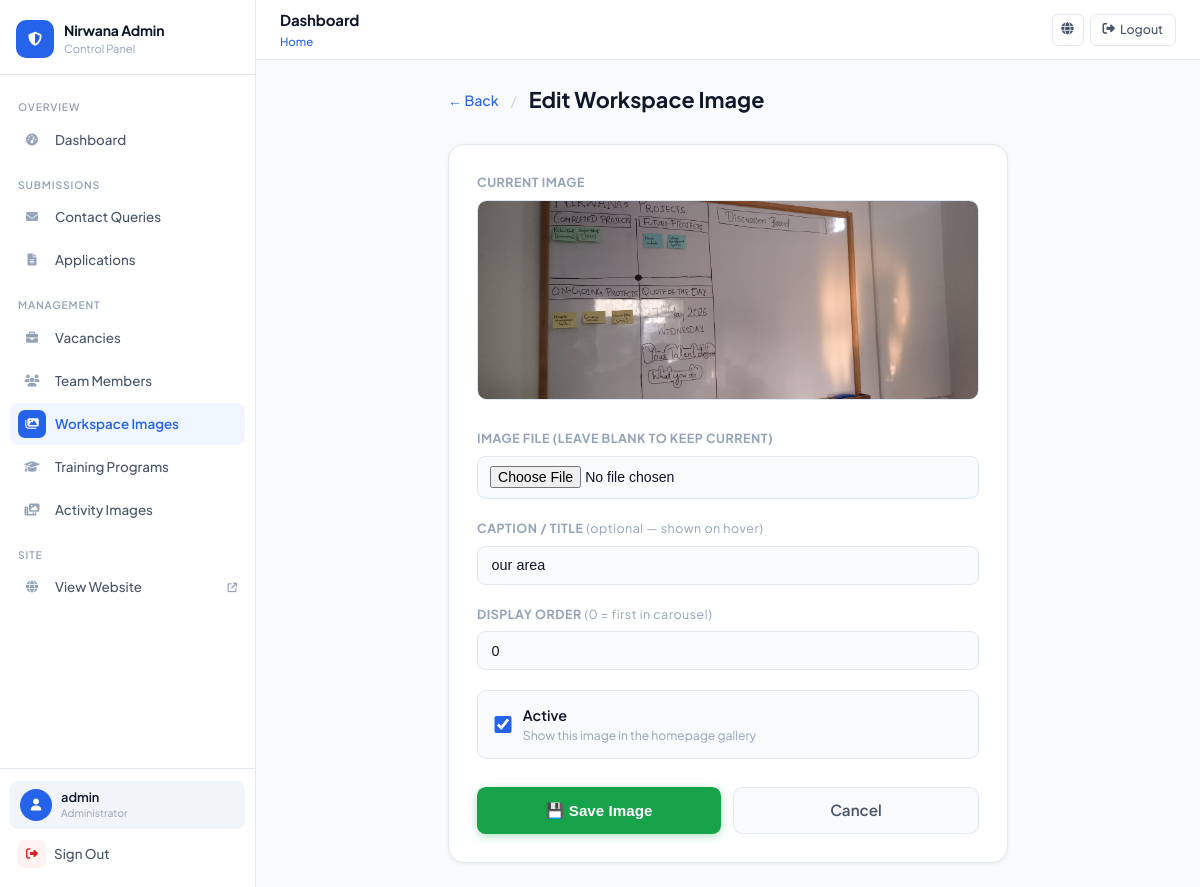
/myadmin/workspace/1/edit/ (signed in), run on the app's committed database.
### app1/models.py (models this page shows, shortened)
class WorkspaceImage(models.Model):
    title       = models.CharField(max_length=200, blank=True, help_text="Optional caption shown on hover")
    image       = models.ImageField(upload_to='workspace/')
    order       = models.PositiveIntegerField(default=0, help_text="Lower = appears first")
    is_active   = models.BooleanField(default=True)
    uploaded_at = models.DateTimeField(auto_now_add=True)
    class Meta:
        ordering = ['order', 'uploaded_at']
        verbose_name = 'Workspace Image'
        verbose_name_plural = 'Workspace Images'

### app1/views.py (the view, shortened to what this page needs)
# urls.py: path('myadmin/workspace/<int:pk>/edit/',  views.admin_workspace_image_edit,   name='admin_workspace_image_edit'),
@login_required(login_url='admin_login')
@user_passes_test(is_admin, login_url='admin_login')
def admin_workspace_image_edit(request, pk):
    img = get_object_or_404(WorkspaceImage, pk=pk)
    return render(request, 'app1/admin/workspace_image_form.html', {'action': 'Edit', 'img': img})

### app1/views.py (called while the page is built)
def is_admin(user):
    return user.is_authenticated and user.is_staff

### app1/templates/app1/admin/workspace_image_form.html (shortened to what this page needs)
{% extends 'app1/admin/base.html' %}
{% block content %}
<div style="max-width:560px;margin:0 auto">
  <div style="display:flex;align-items:center;gap:0.75rem;margin-bottom:1.75rem">
    <a href="{% url 'admin_workspace_images' %}"
       style="color:#2563EB;text-decoration:none;font-size:0.88rem;font-weight:500">
      ← Back
    </a>
    <span style="color:#CBD5E1">/</span>
    <h1 style="font-size:1.35rem;font-weight:700;color:#0F172A">{{ action }} Workspace Image</h1>
  </div>
  <form method="post" enctype="multipart/form-data"
        style="background:#fff;border:1px solid #E2E8F0;border-radius:1rem;
               padding:1.75rem;box-shadow:0 1px 4px rgba(0,0,0,0.06)">
    {% if img and img.image %}
    <div style="margin-bottom:1.5rem">
      <label style="font-size:0.78rem;font-weight:700;color:#94A3B8;
                    text-transform:uppercase;letter-spacing:.5px;display:block;margin-bottom:0.5rem">
        Current Image
      </label>
      <img src="{{ img.image.url }}" alt="current"
           style="width:100%;max-height:200px;object-fit:cover;border-radius:0.6rem;
                  border:1px solid #E2E8F0">
    </div>
    {% endif %}
    <div style="margin-bottom:1.25rem">
      <label style="font-size:0.78rem;font-weight:700;color:#94A3B8;
                    text-transform:uppercase;letter-spacing:.5px;display:block;margin-bottom:0.5rem">
        Image File {% if not img %}<span style="color:#DC2626">*</span>{% else %}(leave blank to keep current){% endif %}
      </label>
      <input type="file" name="image" accept="image/*"
             style="width:100%;padding:0.6rem 0.75rem;border:1px solid #E2E8F0;
                    border-radius:0.5rem;font-size:0.88rem;box-sizing:border-box;
                    background:#F8FAFC;color:#0F172A">
    </div>
    <div style="margin-bottom:1.25rem">
      <label style="font-size:0.78rem;font-weight:700;color:#94A3B8;
                    text-transform:uppercase;letter-spacing:.5px;display:block;margin-bottom:0.5rem">
        Caption / Title <span style="font-weight:400;text-transform:none">(optional — shown on hover)</span>
      </label>
      <input type="text" name="title" value="{{ img.title|default:'' }}"
             placeholder="e.g. Our Development Team"
             style="width:100%;padding:0.65rem 0.85rem;border:1px solid #E2E8F0;
                    border-radius:0.5rem;font-size:0.9rem;box-sizing:border-box;
                    background:#F8FAFC;color:#0F172A;outline:none">
    </div>
    <div style="margin-bottom:1.25rem">
      <label style="font-size:0.78rem;font-weight:700;color:#94A3B8;
                    text-transform:uppercase;letter-spacing:.5px;display:block;margin-bottom:0.5rem">
        Display Order <span style="font-weight:400;text-transform:none">(0 = first in carousel)</span>
      </label>
      <input type="number" name="order" value="{{ img.order|default:0 }}" min="0"
             style="width:100%;padding:0.65rem 0.85rem;border:1px solid #E2E8F0;
                    border-radius:0.5rem;font-size:0.9rem;box-sizing:border-box;
                    background:#F8FAFC;color:#0F172A;outline:none">
    </div>
    <label style="display:flex;align-items:center;gap:0.7rem;cursor:pointer;
                  margin-bottom:1.75rem;padding:0.85rem 1rem;
                  background:#F8FAFC;border:1px solid #E2E8F0;border-radius:0.55rem">
      <input type="checkbox" name="is_active"
             {% if img.is_active or not img %}checked{% endif %}
             style="width:1.1rem;height:1.1rem;accent-color:#2563EB">
      <div>
        <div style="font-size:0.9rem;font-weight:600;color:#0F172A">Active</div>
        <div style="font-size:0.76rem;color:#94A3B8">Show this image in the homepage gallery</div>
      </div>
    </label>
    <div style="display:flex;gap:0.75rem">
      <button type="submit"
              style="flex:1;padding:0.7rem;background:#16a34a;color:#fff;
                     border:none;border-radius:0.55rem;font-weight:700;
                     font-size:0.95rem;cursor:pointer;
                     box-shadow:0 2px 8px rgba(22,163,74,0.35)">
        💾 Save Image
      </button>
      <a href="{% url 'admin_workspace_images' %}"
         style="flex:1;text-align:center;padding:0.7rem;border:1px solid #E2E8F0;
                border-radius:0.55rem;font-weight:600;font-size:0.95rem;
                text-decoration:none;color:#475569;background:#F8FAFC">
        Cancel
      </a>
    </div>
  </form>
</div>
{% endblock %}

### app1/templates/app1/admin/base.html (shortened to what this page needs)
<!DOCTYPE html>
<html lang="en">
<head>
<link rel="stylesheet" href="https://cdnjs.cloudflare.com/ajax/libs/font-awesome/6.5.0/css/all.min.css">
</head>
<body>
<aside class="sidebar" id="sidebar">
  <div class="sidebar-top">
    <a href="{% url 'admin_dashboard' %}" class="brand">
      <div class="brand-mark"><i class="fas fa-shield-halved"></i></div>
      <div class="brand-info">
        <div class="name">Nirwana Admin</div>
        <div class="sub">Control Panel</div>
      </div>
    </a>
  </div>
  <nav class="sidebar-nav">
    <div class="nav-section">
      <span class="nav-label">Overview</span>
      <a href="{% url 'admin_dashboard' %}" class="nav-link {% if request.resolver_match.url_name == 'admin_dashboard' %}active{% endif %}">
        <span class="nav-icon"><i class="fas fa-gauge-high"></i></span>
        <span class="nav-text">Dashboard</span>
      </a>
    </div>
    <div class="nav-section">
      <span class="nav-label">Submissions</span>
      <a href="{% url 'admin_contacts' %}" class="nav-link {% if 'contact' in request.resolver_match.url_name %}active{% endif %}">
        <span class="nav-icon"><i class="fas fa-envelope"></i></span>
        <span class="nav-text">Contact Queries</span>
      </a>
      <a href="{% url 'admin_applications' %}" class="nav-link {% if 'application' in request.resolver_match.url_name %}active{% endif %}">
        <span class="nav-icon"><i class="fas fa-file-lines"></i></span>
        <span class="nav-text">Applications</span>
      </a>
    </div>
    <div class="nav-section">
      <span class="nav-label">Management</span>
      <a href="{% url 'admin_vacancies' %}" class="nav-link {% if 'vacanc' in request.resolver_match.url_name %}active{% endif %}">
        <span class="nav-icon"><i class="fas fa-briefcase"></i></span>
        <span class="nav-text">Vacancies</span>
      </a>
      <a href="{% url 'admin_team_members' %}" class="nav-link {% if 'team' in request.resolver_match.url_name %}active{% endif %}">
        <span class="nav-icon"><i class="fas fa-users"></i></span>
        <span class="nav-text">Team Members</span>
      </a>
      <a href="{% url 'admin_workspace_images' %}" class="nav-link {% if 'workspace' in request.resolver_match.url_name %}active{% endif %}">
        <span class="nav-icon"><i class="fas fa-images"></i></span>
        <span class="nav-text">Workspace Images</span>
      </a>
      <a href="{% url 'admin_training_programs' %}" class="nav-link {% if 'training' in request.resolver_match.url_name %}active{% endif %}">
        <span class="nav-icon"><i class="fas fa-graduation-cap"></i></span>
        <span class="nav-text">Training Programs</span>
      </a>
      <a href="{% url 'admin_activity_images' %}" class="nav-link {% if 'activity' in request.resolver_match.url_name %}active{% endif %}">
        <span class="nav-icon"><i class="fas fa-photo-film"></i></span>
        <span class="nav-text">Activity Images</span>
      </a>
    </div>
    <div class="nav-section">
      <span class="nav-label">Site</span>
      <a href="{% url 'home' %}" class="nav-link" target="_blank">
        <span class="nav-icon"><i class="fas fa-globe"></i></span>
        <span class="nav-text">View Website</span>
        <i class="fas fa-arrow-up-right-from-square" style="font-size:0.6rem;color:var(--text-light)"></i>
      </a>
    </div>
  </nav>
  <div class="sidebar-bottom">
    <div class="user-card">
      <div class="user-avatar"><i class="fas fa-user"></i></div>
      <div>
        <div class="user-name">{{ request.user.username }}</div>
        <div class="user-role">Administrator</div>
      </div>
    </div>
    <a href="{% url 'admin_logout' %}" class="logout-link">
      <i class="fas fa-right-from-bracket"></i>
      Sign Out
    </a>
  </div>
</aside>
<div class="main">
  <header class="topbar">
    <div class="topbar-left">
      <div>
        <div class="page-title">{% block page_title %}Dashboard{% endblock %}</div>
        <div class="breadcrumb">{% block breadcrumb %}<a href="{% url 'admin_dashboard' %}">Home</a>{% endblock %}</div>
      </div>
    </div>
    <div class="topbar-right">
      <a href="{% url 'home' %}" target="_blank" class="topbar-btn icon-only" title="View Site">
        <i class="fas fa-globe"></i>
      </a>
      <a href="{% url 'admin_logout' %}" class="topbar-btn">
        <i class="fas fa-right-from-bracket"></i>
        <span>Logout</span>
      </a>
    </div>
  </header>
  <main class="content">
    {% block content %}{% endblock %}
  </main>
</div>
</body>
</html>

### data on the page
WorkspaceImage: image (picture), title "our area", order "0", is_active "☑"

### other printed values
{{ request.user.username }} "admin"
{{ action }} "Edit"
